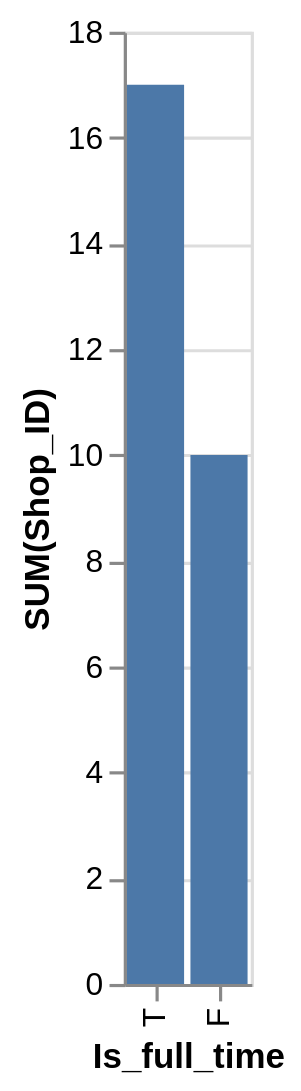

Express this chart as Vega-Lite.
### Vega-Lite specification from a JSON file in a GitHub repository (floating-point values rounded to 4 significant figures)
{"data": {"values": [{"x_data": "T", "y_data": 17}, {"x_data": "F", "y_data": 10}]}, "mark": "bar", "encoding": {"x": {"field": "x_data", "type": "nominal", "title": "Is_full_time", "sort": "descending"}, "y": {"field": "y_data", "type": "quantitative", "title": "SUM(Shop_ID)"}}}
